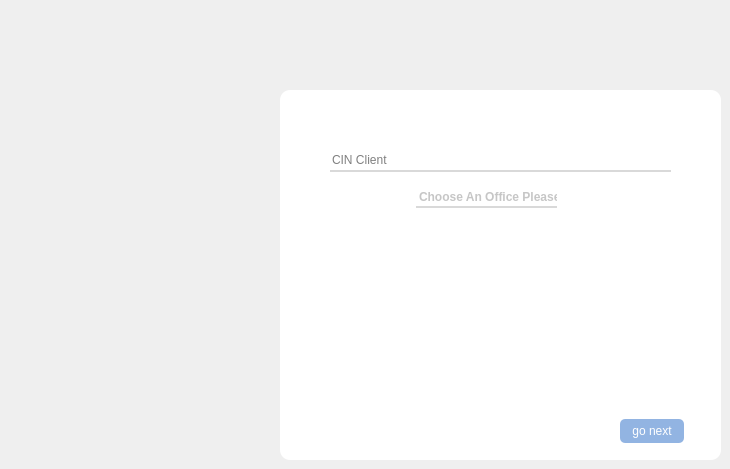
       <widget class="QWidget" name="page_21">
        <widget class="QWidget" name="edit_office_widget_2" native="true">
         <property name="geometry">
          <rect>
           <x>280</x>
           <y>90</y>
           <width>441</width>
           <height>370</height>
          </rect>
         </property>
         <property name="styleSheet">
          <string notr="true">background-color:white;
border-radius:10px;</string>
         </property>
         <widget class="QLineEdit" name="Cin_LineEdit">
          <property name="geometry">
           <rect>
            <x>50</x>
            <y>60</y>
            <width>341</width>
            <height>22</height>
           </rect>
          </property>
          <property name="styleSheet">
           <string notr="true">border:none;
border-bottom: 1.5px solid #d9d9d9;
border-radius:unset;</string>
          </property>
          <property name="placeholderText">
           <string>CIN Client</string>
          </property>
         </widget>
         <widget class="QPushButton" name="GoNextbtn">
          <property name="geometry">
           <rect>
            <x>340</x>
            <y>329</y>
            <width>64</width>
            <height>24</height>
           </rect>
          </property>
          <property name="styleSheet">
           <string notr="true">#GoNextbtn{border-radius: 5px;
background-color:#92B4E2;
color:white;}
#GoNextbtn:hover
{
font-weight:bold;
}</string>
          </property>
          <property name="text">
           <string>go next</string>
          </property>
         </widget>
         <widget class="QLabel" name="Cin_icon">
          <property name="geometry">
           <rect>
            <x>370</x>
            <y>60</y>
            <width>17</width>
            <height>16</height>
           </rect>
          </property>
          <property name="text">
           <string/>
          </property>
          <property name="pixmap">
           <pixmap resource="res.qrc">:/img/img/nameOffice_iconeGrey.png</pixmap>
          </property>
         </widget>
         <widget class="QPushButton" name="exit_add_popup_add_reservation">
          <property name="geometry">
           <rect>
            <x>217</x>
            <y>15</y>
            <width>16</width>
            <height>16</height>
           </rect>
          </property>
          <property name="styleSheet">
           <string notr="true">background-image: url(&quot;C:/Users/Mon Pc/Desktop/Qt projects/BrainStormSpace/img/exit_x_icon.png&quot;);
background-repeat:no-repeat;</string>
          </property>
          <property name="text">
           <string/>
          </property>
         </widget>
         <widget class="QScrollArea" name="scrollArea_4">
          <property name="geometry">
           <rect>
            <x>130</x>
            <y>119</y>
            <width>211</width>
            <height>191</height>
           </rect>
          </property>
          <property name="styleSheet">
           <string notr="true">#scrollArea{
	border:none;
}
QScrollBar:vertical{
border:none;
background-color: rgb(59, 59, 90);
width:7px;
margin:15px 0 15px 0;
border-radius:0px;
}
QScrollBar::handle:vertical
{
	background-color: rgb(80, 80, 122);
	min-height:30px;
	border-radius:7px;

}
QScrollBar::handle:vertical:hover
{
	background-color:#92B4E2;
}
QScrollBar::handle:vertical:pressed
{
background-color:#222E3C;
}
/*Sub line Top*/
QScrollBar::sub-line:vertical
{
	border:none;
	background-color: rgb(59, 59, 90);
	height:15px;
	border-top-left-radius:7px;
	border-top-right-radius:7px;
	subcontrol-position:top;
	subcontrol-origin:margin;
}
QScrollBar::sub-line:vertical:hover{
	background-color:#92B4E2;
}
QScrollBar::sub-line:vertical:pressed{
	background-color:#222E3C;
}
/*Sub line Bottom*/
QScrollBar::add-line:vertical
{
	border:none;
	background-color: rgb(59, 59, 90);
	height:15px;
	border-bottom-left-radius:7px;
	border-bottom-right-radius:7px;
	subcontrol-position:bottom;
	subcontrol-origin:margin;
}
QScrollBar::add-line:vertical:hover{
	background-color:#92B4E2;
}
QScrollBar::add-line:vertical:pressed{
	background-color:#222E3C;
}
QScrollBar::up-arrow:vertical,QScrollBar:down-arrow:vertical
{
	background:none;
}
QScrollBar::up-arrow:vertical,QScrollBar:down-arrow:vertical
{
background:none;
}</string>
          </property>
          <property name="widgetResizable">
           <bool>true</bool>
          </property>
          <property name="alignment">
           <set>Qt::AlignLeading|Qt::AlignLeft|Qt::AlignTop</set>
          </property>
          <widget class="QWidget" name="scrollAreaWidgetContents_listOfiice">
           <property name="geometry">
            <rect>
             <x>0</x>
             <y>0</y>
             <width>211</width>
             <height>191</height>
            </rect>
           </property>
           <layout class="QVBoxLayout" name="CardsLayout_5"/>
          </widget>
         </widget>
         <widget class="QLabel" name="label_4">
          <property name="geometry">
           <rect>
            <x>136</x>
            <y>98</y>
            <width>141</width>
            <height>20</height>
           </rect>
          </property>
          <property name="styleSheet">
           <string notr="true">border:none;
border-bottom: 1.5px solid #d9d9d9;
border-radius:unset;
color:#C6C6C6;
font-weight:bold;</string>
          </property>
          <property name="text">
           <string>&lt;h4&gt;Choose An Office Please &lt;/h4&gt;</string>
          </property>
         </widget>
        </widget>
       </widget>
